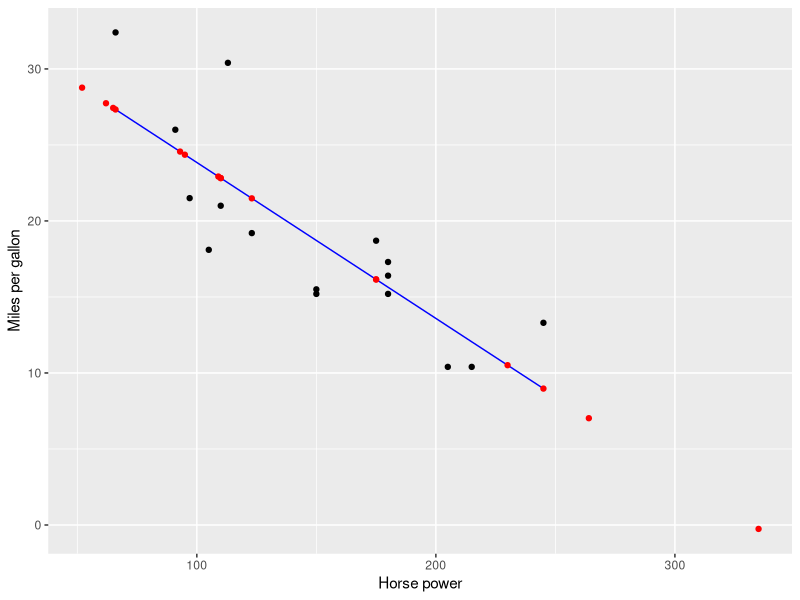
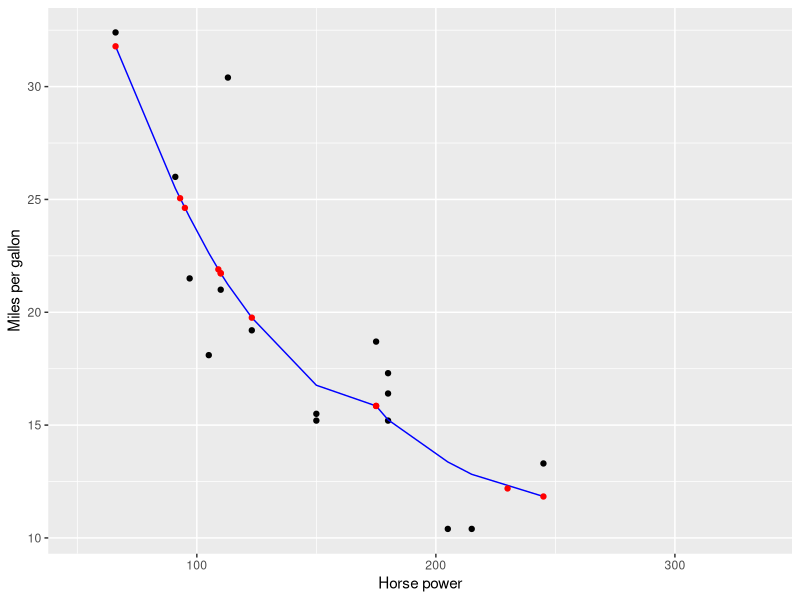
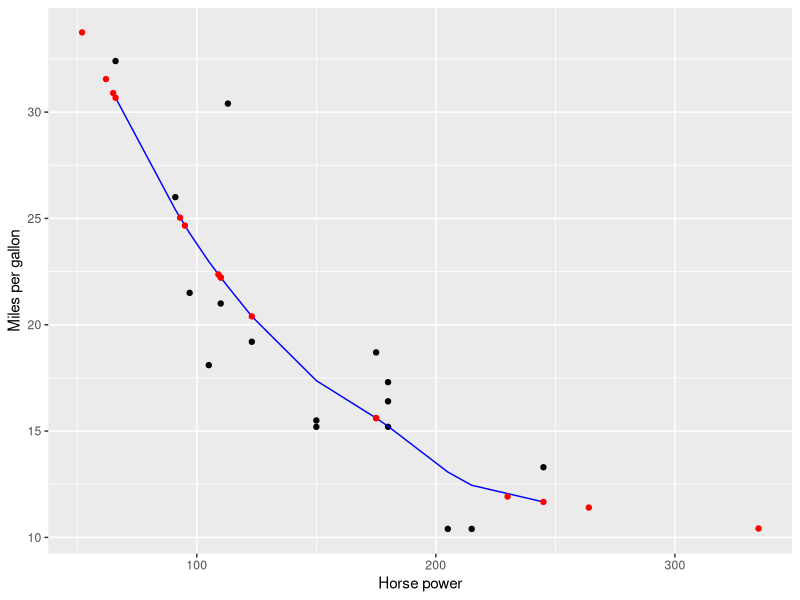

Here is the R script that generated these plots, in order:
## ---- chunk 1
knitr::opts_chunk$set(echo = TRUE, message=FALSE, warning = FALSE)
set.seed(76)
## ---- chunk 2
library(tidyverse)
library(broom)

mtcars <- mtcars %>% 
  mutate(ID = 1:n()) %>% 
  select(ID, mpg, hp) %>% 
  as_tibble()
mtcars_train <- mtcars %>% 
  sample_frac(0.5)
mtcars_test <- mtcars %>% 
  anti_join(mtcars_train, by="ID")
## ---- chunk 3
model_formula <- as.formula("mpg ~ hp")
model_lm <- lm(model_formula, data=mtcars_train)

# 1.a) Extract regression table in tidy format
model_lm %>% 
  broom::tidy(conf.int=TRUE)

# 1.b) Extract point-by-point info in tidy format
model_lm %>% 
  broom::augment() %>% 
  head()

# 1.c) Extract summary stats info in tidy format
model_lm %>% 
  broom::glance()
## ---- chunk 4
# 2. Make predictions on test data
# Method 1:
# -input: mtcars_test is a data frame
# -output: y_hat is a vector
y_hat <- predict(model_lm, newdata=mtcars_test)

# Method 2: All new variables start with a period
model_lm %>% 
  augment(newdata=mtcars_test) %>% 
  head()
## ---- chunk 5
fitted_model <- model_lm %>% 
  broom::augment()
predictions <- model_lm %>% 
  augment(newdata=mtcars_test)

ggplot(NULL) +
  geom_point(data=fitted_model, aes(x=hp, y=mpg)) +
  geom_line(data=fitted_model, aes(x=hp, y=.fitted), col="blue") +
  geom_point(data=predictions, aes(x=hp, y=.fitted), col="red") +
  labs(x="Horse power", y="Miles per gallon")
## ---- chunk 6
model_formula <- as.formula("mpg ~ hp")
model_loess <- loess(model_formula, data=mtcars_train, span=0.9)

# 1.a) Extract point-by-point info in tidy format
model_loess %>% 
  broom::augment() %>% 
  head()
## ---- chunk 7
# 2. Make predictions on test data
# Method 1:
# -input: mtcars_test is a data frame
# -output: y_hat is a vector
y_hat <- predict(model_loess, newdata=mtcars_test)

# Method 2: All new variables start with a period
model_loess %>% 
  augment(newdata=mtcars_test) %>% 
  head()
## ---- chunk 8
fitted_model <- model_loess %>% 
  broom::augment()
predictions <- model_loess %>% 
  augment(newdata=mtcars_test)

ggplot(NULL) +
  geom_point(data=fitted_model, aes(x=hp, y=mpg)) +
  geom_line(data=fitted_model, aes(x=hp, y=.fitted), col="blue") +
  geom_point(data=predictions, aes(x=hp, y=.fitted), col="red") +
  labs(x="Horse power", y="Miles per gallon")
## ---- chunk 9
model_spline <- smooth.spline(x=mtcars_train$hp, y=mtcars_train$mpg, df = 4)

# 1.a) Extract point-by-point info in tidy format
model_spline %>% 
  broom::augment() %>% 
  head()

# 1.b) Extract summary stats info in tidy format
model_spline %>% 
  broom::glance() %>% 
  head()
## ---- chunk 10
# 2. Make predictions on test data
# Method 1:
# -input: mtcars_test$hp is a vector
# -output: is a list with two slots: x & y
spline_fitted <- predict(model_spline, x=mtcars_test$hp)

# Convert y_hat to tibble data frame with x, y columns
spline_fitted <- spline_fitted %>% 
  as_tibble() %>% 
  rename(hp = x, .fitted = y)

y_hat <- spline_fitted$.fitted
## ---- chunk 11
fitted_model <- model_spline %>% 
  broom::augment() %>% 
  rename(hp = x, mpg = y)
predictions <- mtcars_test %>% 
  mutate(.fitted = y_hat)

ggplot(NULL) +
  geom_point(data=fitted_model, aes(x=hp, y=mpg)) +
  geom_line(data=fitted_model, aes(x=hp, y=.fitted), col="blue") +
  geom_point(data=predictions, aes(x=hp, y=.fitted), col="red") +
  labs(x="Horse power", y="Miles per gallon")
